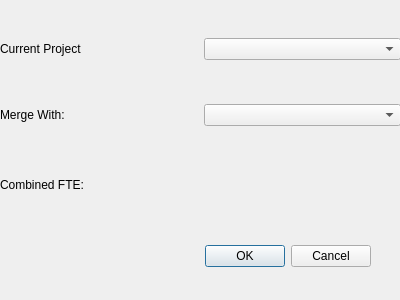
<?xml version="1.0" encoding="UTF-8"?>
<ui version="4.0">
 <class>mergeProjectDialog</class>
 <widget class="QDialog" name="mergeProjectDialog">
  <property name="geometry">
   <rect>
    <x>0</x>
    <y>0</y>
    <width>400</width>
    <height>300</height>
   </rect>
  </property>
  <property name="windowTitle">
   <string>Dialog</string>
  </property>
  <widget class="QDialogButtonBox" name="buttonBox">
   <property name="geometry">
    <rect>
     <x>30</x>
     <y>240</y>
     <width>341</width>
     <height>32</height>
    </rect>
   </property>
   <property name="orientation">
    <enum>Qt::Orientation::Horizontal</enum>
   </property>
   <property name="standardButtons">
    <set>QDialogButtonBox::StandardButton::Cancel|QDialogButtonBox::StandardButton::Ok</set>
   </property>
  </widget>
  <widget class="QWidget" name="gridLayoutWidget">
   <property name="geometry">
    <rect>
     <x>0</x>
     <y>0</y>
     <width>401</width>
     <height>241</height>
    </rect>
   </property>
   <layout class="QGridLayout" name="gridLayout">
    <item row="0" column="0">
     <widget class="QLabel" name="label">
      <property name="text">
       <string>Current Project</string>
      </property>
     </widget>
    </item>
    <item row="1" column="1">
     <widget class="QComboBox" name="TargetDropdown">
      <property name="placeholderText">
       <string>&lt;Select a Target&gt;</string>
      </property>
     </widget>
    </item>
    <item row="2" column="1">
     <widget class="QLabel" name="FTEField">
      <property name="sizePolicy">
       <sizepolicy hsizetype="Preferred" vsizetype="MinimumExpanding">
        <horstretch>0</horstretch>
        <verstretch>0</verstretch>
       </sizepolicy>
      </property>
      <property name="maximumSize">
       <size>
        <width>16777215</width>
        <height>30</height>
       </size>
      </property>
      <property name="toolTip">
       <string extracomment="Default HALF of the available fraction"/>
      </property>
      <property name="text">
       <string/>
      </property>
     </widget>
    </item>
    <item row="2" column="0">
     <widget class="QLabel" name="label_4">
      <property name="text">
       <string>Combined FTE:</string>
      </property>
     </widget>
    </item>
    <item row="1" column="0">
     <widget class="QLabel" name="label_2">
      <property name="text">
       <string>Merge With:</string>
      </property>
     </widget>
    </item>
    <item row="0" column="1">
     <widget class="QComboBox" name="SelectionDropdown">
      <property name="placeholderText">
       <string>&lt;Select&gt;</string>
      </property>
     </widget>
    </item>
   </layout>
  </widget>
 </widget>
 <resources/>
 <connections>
  <connection>
   <sender>buttonBox</sender>
   <signal>accepted()</signal>
   <receiver>mergeProjectDialog</receiver>
   <slot>accept()</slot>
   <hints>
    <hint type="sourcelabel">
     <x>248</x>
     <y>254</y>
    </hint>
    <hint type="destinationlabel">
     <x>157</x>
     <y>274</y>
    </hint>
   </hints>
  </connection>
  <connection>
   <sender>buttonBox</sender>
   <signal>rejected()</signal>
   <receiver>mergeProjectDialog</receiver>
   <slot>reject()</slot>
   <hints>
    <hint type="sourcelabel">
     <x>316</x>
     <y>260</y>
    </hint>
    <hint type="destinationlabel">
     <x>286</x>
     <y>274</y>
    </hint>
   </hints>
  </connection>
 </connections>
</ui>
